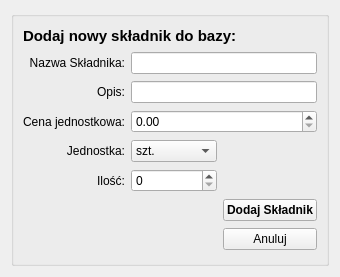
<?xml version="1.0" encoding="UTF-8"?>
<ui version="4.0">
 <class>Form</class>
 <widget class="QWidget" name="Form">
  <property name="geometry">
   <rect>
    <x>0</x>
    <y>0</y>
    <width>340</width>
    <height>277</height>
   </rect>
  </property>
  <property name="focusPolicy">
   <enum>Qt::StrongFocus</enum>
  </property>
  <property name="windowTitle">
   <string>Dodaj Produkt</string>
  </property>
  <layout class="QGridLayout" name="gridLayout_2">
   <item row="0" column="0">
    <widget class="QGroupBox" name="groupBox">
     <property name="title">
      <string/>
     </property>
     <layout class="QGridLayout" name="gridLayout">
      <item row="0" column="0" colspan="3">
       <widget class="QLabel" name="label_7">
        <property name="sizePolicy">
         <sizepolicy hsizetype="Fixed" vsizetype="Fixed">
          <horstretch>0</horstretch>
          <verstretch>0</verstretch>
         </sizepolicy>
        </property>
        <property name="font">
         <font>
          <pointsize>11</pointsize>
          <weight>75</weight>
          <bold>true</bold>
         </font>
        </property>
        <property name="styleSheet">
         <string notr="true"/>
        </property>
        <property name="text">
         <string>Dodaj nowy składnik do bazy:</string>
        </property>
       </widget>
      </item>
      <item row="1" column="0">
       <widget class="QLabel" name="label">
        <property name="text">
         <string>Nazwa Składnika:</string>
        </property>
        <property name="alignment">
         <set>Qt::AlignRight|Qt::AlignTrailing|Qt::AlignVCenter</set>
        </property>
       </widget>
      </item>
      <item row="5" column="1">
       <widget class="QSpinBox" name="spinBox">
        <property name="minimum">
         <number>0</number>
        </property>
        <property name="maximum">
         <number>1000</number>
        </property>
       </widget>
      </item>
      <item row="5" column="0">
       <widget class="QLabel" name="label_2">
        <property name="text">
         <string>Ilość:</string>
        </property>
        <property name="alignment">
         <set>Qt::AlignRight|Qt::AlignTrailing|Qt::AlignVCenter</set>
        </property>
       </widget>
      </item>
      <item row="1" column="1" colspan="2">
       <widget class="QLineEdit" name="lineEditName"/>
      </item>
      <item row="4" column="1">
       <widget class="QComboBox" name="comboBoxUnit">
        <property name="currentIndex">
         <number>0</number>
        </property>
        <property name="insertPolicy">
         <enum>QComboBox::InsertAfterCurrent</enum>
        </property>
        <item>
         <property name="text">
          <string>szt.</string>
         </property>
        </item>
        <item>
         <property name="text">
          <string>kpl.</string>
         </property>
        </item>
        <item>
         <property name="text">
          <string>kg.</string>
         </property>
        </item>
        <item>
         <property name="text">
          <string>gram</string>
         </property>
        </item>
        <item>
         <property name="text">
          <string>mg.</string>
         </property>
        </item>
        <item>
         <property name="text">
          <string>litr</string>
         </property>
        </item>
        <item>
         <property name="text">
          <string>ml.</string>
         </property>
        </item>
       </widget>
      </item>
      <item row="6" column="2">
       <widget class="QPushButton" name="addButton">
        <property name="font">
         <font>
          <weight>75</weight>
          <bold>true</bold>
         </font>
        </property>
        <property name="text">
         <string>Dodaj Składnik</string>
        </property>
       </widget>
      </item>
      <item row="2" column="1" colspan="2">
       <widget class="QLineEdit" name="lineEditDesc"/>
      </item>
      <item row="2" column="0">
       <widget class="QLabel" name="label_4">
        <property name="layoutDirection">
         <enum>Qt::LeftToRight</enum>
        </property>
        <property name="text">
         <string>Opis:</string>
        </property>
        <property name="alignment">
         <set>Qt::AlignRight|Qt::AlignTrailing|Qt::AlignVCenter</set>
        </property>
       </widget>
      </item>
      <item row="4" column="0">
       <widget class="QLabel" name="label_3">
        <property name="text">
         <string>Jednostka:</string>
        </property>
        <property name="alignment">
         <set>Qt::AlignRight|Qt::AlignTrailing|Qt::AlignVCenter</set>
        </property>
       </widget>
      </item>
      <item row="7" column="2">
       <widget class="QPushButton" name="cancelButton">
        <property name="text">
         <string>Anuluj</string>
        </property>
       </widget>
      </item>
      <item row="3" column="0">
       <widget class="QLabel" name="label_5">
        <property name="text">
         <string>Cena jednostkowa:</string>
        </property>
        <property name="alignment">
         <set>Qt::AlignRight|Qt::AlignTrailing|Qt::AlignVCenter</set>
        </property>
       </widget>
      </item>
      <item row="3" column="1" colspan="2">
       <widget class="QDoubleSpinBox" name="doubleSpinBoxPrice"/>
      </item>
     </layout>
    </widget>
   </item>
  </layout>
 </widget>
 <resources/>
 <connections/>
</ui>
